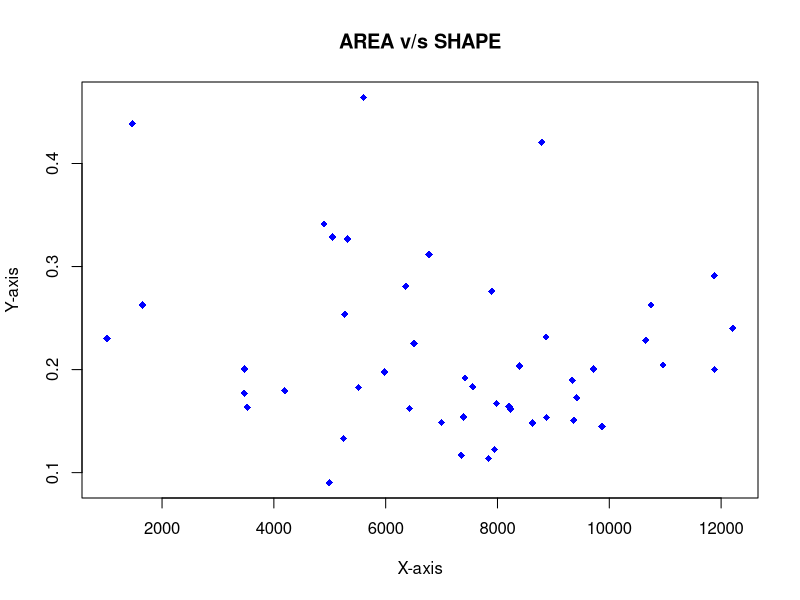
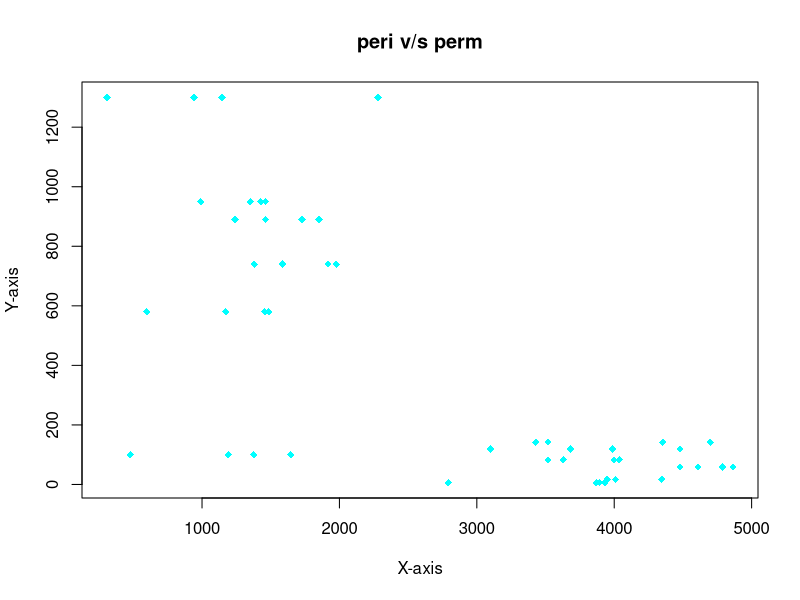
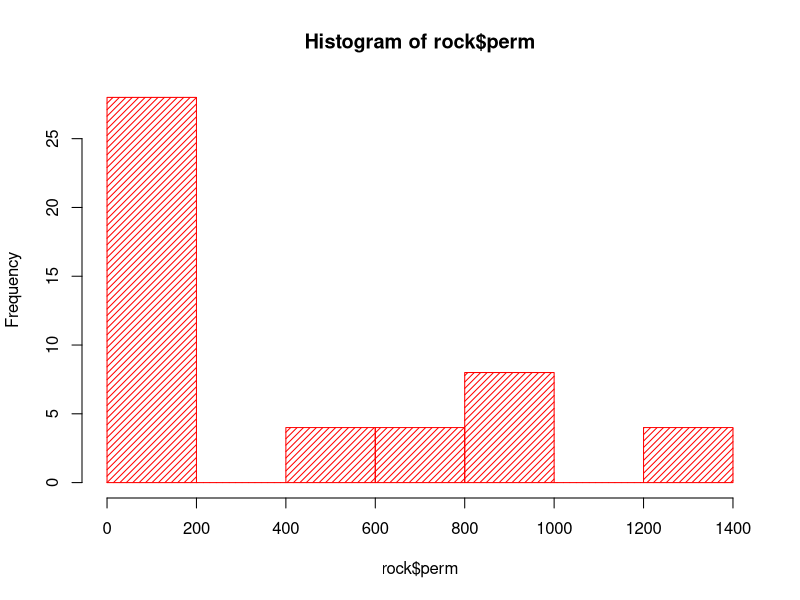
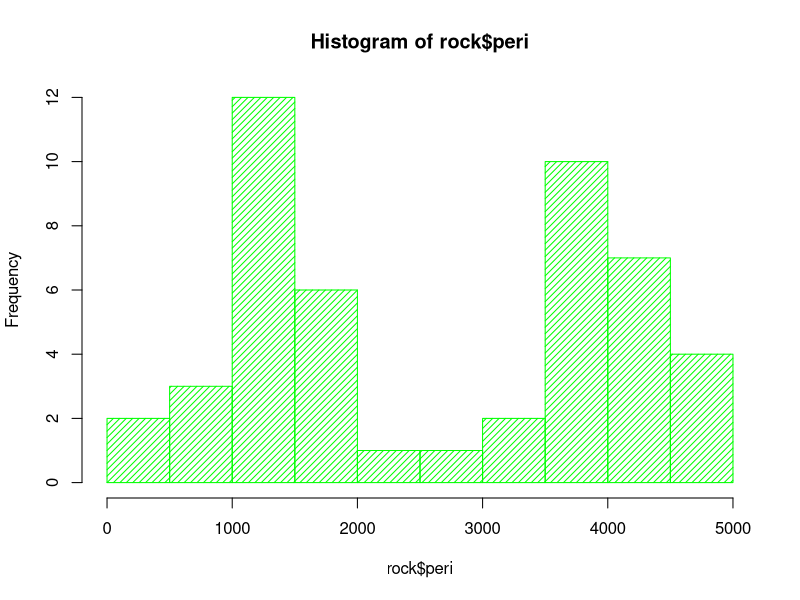

These charts were generated, in order, by the following R code:
library(tidyverse)
data("rock")
view(rock)
print(head(rock,10))
print(tail(rock))
print(nrow(rock))
print(ncol(rock))
print(dim(rock))
print(?rock)
print(names(rock))
print(sort(rock$area))
print(summary(rock))
print(rownames(rock)[which.max(rock$area)])
print(rownames(rock)[which.min(rock$area)])
print(rownames(rock)[which.max(rock$peri)])
print(rownames(rock)[which.min(rock$peri)])
print(rownames(rock)[which.max(rock$shape)])
print(rownames(rock)[which.min(rock$shape)])
print(rownames(rock)[which.max(rock$perm)])
print(rownames(rock)[which.min(rock$perm)])

print(mean(rock$area))
print(mean(rock$peri))
print(mean(rock$shape))
print(mean(rock$perm))

print(median(rock$area))
print(median(rock$peri))
print(median(rock$shape))
print(median(rock$perm))

print(quantile(rock$area,c(0.25)))
print(quantile(rock$area,c(0.75)))
print(quantile(rock$peri,c(0.25)))
print(quantile(rock$peri,c(0.75)))
print(quantile(rock$shape,c(0.25)))
print(quantile(rock$shape,c(0.75)))
print(quantile(rock$perm,c(0.25)))
print(quantile(rock$perm,c(0.75)))

plot(rock$area,rock$shape,main="AREA v/s SHAPE",xlab="X-axis",ylab="Y-axis",col="blue",cex=1,pch=18)

plot(rock$peri,rock$perm,main="peri v/s perm",xlab="X-axis",ylab="Y-axis",col="cyan",cex=1,pch=18)

hist(rock$perm,density=22,col="red")

hist(rock$peri,density=22,col="green")




